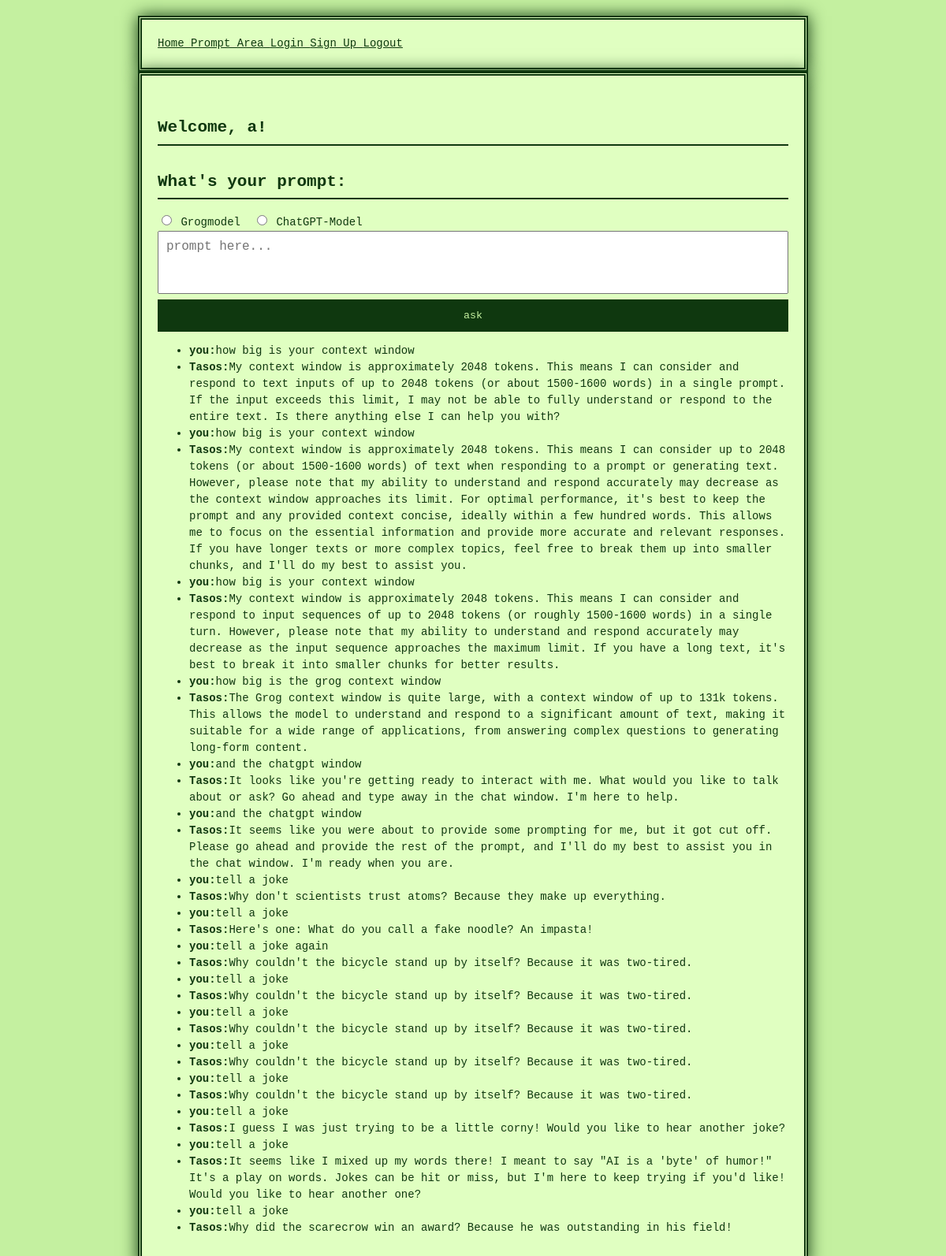
Page /Prompt-area (signed in) on the committed database.
### project/models.py (models this page shows)
class Chat(db.Model):
    id = db.Column(db.Integer, primary_key = True)
    user_id = db.Column(db.Integer, db.ForeignKey('user.id', ondelete='CASCADE'), nullable=False)
    question = db.Column(db.String, unique=False)
    answer = db.Column(db.String, unique=False, nullable=True)
    model = db.Column(db.String, unique=False, nullable=True)

### project/main.py (the view, shortened to what this page needs)
@main.route('/Prompt-area', methods=["POST", "GET"])
@login_required
def prompt_area():
    user_id = current_user.id
    selected_model = request.args.get("modell", "grog")
    new_prompt = request.args.get('prompt')
    chat_history= Chat.query.filter_by(user_id=user_id).order_by(Chat.id.asc()).all()
    print(selected_model)
    return render_template('Prompt-area.html', name=current_user.name, chat_history = chat_history)

### project/__init__.py (called while the page is built)
def create_app():
    app = Flask(__name__)
    app.config['SECRET_KEY'] = 'secret_key_goes_here' #was soll das?
    app.config['SQLALCHEMY_DATABASE_URI'] = 'sqlite:///db.sqlite'
    db.init_app(app)
    login_manager = LoginManager()
    login_manager.login_view = 'auth.login'
    login_manager.init_app(app)
    from .models import User
    @login_manager.user_loader
    def load_user(user_id):
        return User.query.get(int(user_id))
    from .auth import auth as auth_blueprint
    app.register_blueprint(auth_blueprint)
    from .main import main as main_blueprint
    app.register_blueprint(main_blueprint)
    return app

### project/templates/Prompt-area.html
{% extends "base.html" %}
{% block content %}
<h1 class="title">
  Welcome, {{name}}!
</h1>
<h2> What's your prompt:</h2>
<form method="GET" action="{{ url_for('main.prompt_area',  user_id=current_user.id) }}">
    <div class="textfeld-container">
          <div style="display: flex; gap: 1rem; align-items: center;">
    <label>
      <input type="radio" name="modell" value="grog" {% if selected_model == 'grog' %}checked{% endif %}>
      Grogmodel
    </label>
    <label>
      <input type="radio" name="modell" value="chatgpt" {% if selected_model == 'chatgpt' %}checked{% endif %}>
      ChatGPT-Model
    </label>
  </div>
  <textarea id="autofeld" name="prompt" placeholder="prompt here..."></textarea>
            <input class="textfeld-container" type="submit" value="ask">
</div>
</form>
{% if chat_history %}
<div class="output">
    <ul>
        {% for chat in chat_history %}
    <li><strong>you:</strong>{{ chat.question }}</li>
        <li><strong>Tasos:</strong>{{ chat.answer }}</li>
        {% endfor %}
    </ul>
</div>
{% endif %}
{% endblock %}

### project/templates/base.html (shortened to what this page needs)
<!DOCTYPE html>
<html>
<head>
    <link rel="stylesheet" href="{{ url_for('static', filename='styles.css') }}">
</head>
<body>
    <section class="hero is-primary is-fullheight">
        <div class="hero-head">
            <nav class="navbar">
                <div class="container">
                    <div id="navbarMenuHeroA" class="navbar-menu">
                        <div class="navbar-end">
                            <a href="{{ url_for('main.index') }}" class="navbar-item">
                                Home
                            </a>
                            <a href="{{ url_for('main.prompt_area') }}" class="navbar-item">
                                Prompt Area
                            </a>
                            <a href="{{ url_for('auth.login') }}" class="navbar-item">
                                Login
                            </a>
                            <a href="{{ url_for('auth.signup') }}" class="navbar-item">
                                Sign Up
                            </a>
                            <a href="{{ url_for('auth.logout') }}" class="navbar-item">
                                Logout
                            </a>
                        </div>
                    </div>
                </div>
            </nav>
        </div>
        <div class="hero-body">
            <div class="container has-text-centered">
               {% block content %}
               {% endblock %}
            </div>
        </div>
    </section>
</body>
</html>

### project/static/styles.css (style rules this page uses)
body { background-color: #c4f0a0; color: #0f380f; font-family: 'Press Start 2P', monospace; font-size: 14px; line-height: 1.5; margin: 0; padding: 20px; image-rendering: pixelated; }
h1, h2, h3, h4, h5, h6 { border-bottom: 2px solid #0f380f; padding-bottom: 5px; margin-top: 30px; }
a { color: #0f380f; text-decoration: underline; }
button, input[type="submit"] { background-color: #0f380f; color: #c4f0a0; border: 3px solid #0f380f; padding: 10px 15px; font-family: 'Press Start 2P', monospace; cursor: pointer; }
.container { max-width: 800px; margin: auto; background-color: #e0ffc1; padding: 20px; border: 5px double #0f380f; box-shadow: 0 0 20px #0f380f; }
.textfeld-container { width: 100%; }
textarea { width: 100%; min-height: 80px; resize: none; overflow: hidden; font-family: monospace; font-size: 16px; padding: 10px; box-sizing: border-box; }

### rows in the picture
Chat: question "how big is your context window", answer "My context window is approximately 2048 tokens. This means I can consider and respond to text inputs of up to 2048 tokens (or about 1500-1600 words) in a single prompt. If the input exceeds this limit, I may not be able to fully understand or respond to the entire text. Is there anything else I can help you with?"
Chat: question "how big is your context window", answer "My context window is approximately 2048 tokens. This means I can consider up to 2048 tokens (or about 1500-1600 words) of text when responding to a prompt or generating text. However, please note that my ability to understand and respond accurately may decrease as the context window approaches its limit. For optimal performance, it's best to keep the prompt and any provided context concise, ideally within a few hundred words. This allows me to focus on the essential information and provide more accurate and relevant responses. If you have longer texts or more complex topics, feel free to break them up into smaller chunks, and I'll do my best to assist you."
Chat: question "how big is your context window", answer "My context window is approximately 2048 tokens. This means I can consider and respond to input sequences of up to 2048 tokens (or roughly 1500-1600 words) in a single turn. However, please note that my ability to understand and respond accurately may decrease as the input sequence approaches the maximum limit. If you have a long text, it's best to break it into smaller chunks for better results."
Chat: question "how big is the grog context window", answer "The Grog context window is quite large, with a context window of up to 131k tokens. This allows the model to understand and respond to a significant amount of text, making it suitable for a wide range of applications, from answering complex questions to generating long-form content."
Chat: question "and the chatgpt window", answer "It looks like you're getting ready to interact with me. What would you like to talk about or ask? Go ahead and type away in the chat window. I'm here to help."
Chat: question "and the chatgpt window", answer "It seems like you were about to provide some prompting for me, but it got cut off. Please go ahead and provide the rest of the prompt, and I'll do my best to assist you in the chat window. I'm ready when you are."
Chat: question "tell a joke", answer "Why don't scientists trust atoms? Because they make up everything."
Chat: question "tell a joke", answer "Here's one: What do you call a fake noodle? An impasta!"
Chat: question "tell a joke again", answer "Why couldn't the bicycle stand up by itself? Because it was two-tired."
Chat: question "tell a joke", answer "Why couldn't the bicycle stand up by itself? Because it was two-tired."
Chat: question "tell a joke", answer "Why couldn't the bicycle stand up by itself? Because it was two-tired."
Chat: question "tell a joke", answer "Why couldn't the bicycle stand up by itself? Because it was two-tired."
Chat: question "tell a joke", answer "Why couldn't the bicycle stand up by itself? Because it was two-tired."
Chat: question "tell a joke", answer "I guess I was just trying to be a little corny! Would you like to hear another joke?"
Chat: question "tell a joke", answer "It seems like I mixed up my words there! I meant to say \"AI is a 'byte' of humor!\" It's a play on words. Jokes can be hit or miss, but I'm here to keep trying if you'd like! Would you like to hear another one?"
Chat: question "tell a joke", answer "Why did the scarecrow win an award? Because he was outstanding in his field!"

### other values in the picture
{{ name }} "a"
